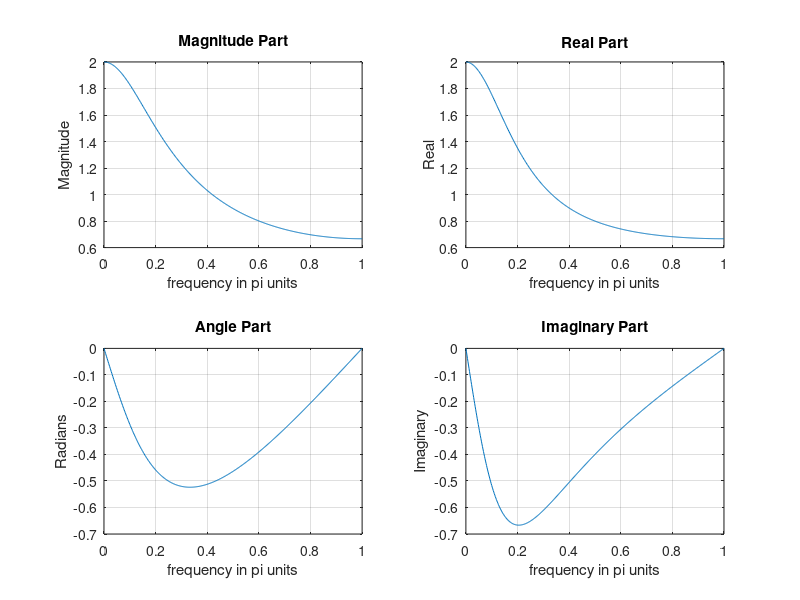

Here is the MATLAB script that generated this plot:
w = (0:1:500)*pi/500; % [0, pi] axis divided into 501 points.
X = exp(1i*w) ./ (exp(1i*w) - 0.5*ones(1,501));
magX = abs(X); angX = angle(X); realX = real(X); imagX = imag(X);
figure, subplot(2,2,1); plot(w/pi,magX); grid
xlabel('frequency in pi units'); title('Magnitude Part'); ylabel('Magnitude')
subplot(2,2,3); plot(w/pi,angX); grid
xlabel('frequency in pi units'); title('Angle Part'); ylabel('Radians')
subplot(2,2,2); plot(w/pi,realX); grid
xlabel('frequency in pi units'); title('Real Part'); ylabel('Real')
subplot(2,2,4); plot(w/pi,imagX); grid
xlabel('frequency in pi units'); title('Imaginary Part'); ylabel('Imaginary')